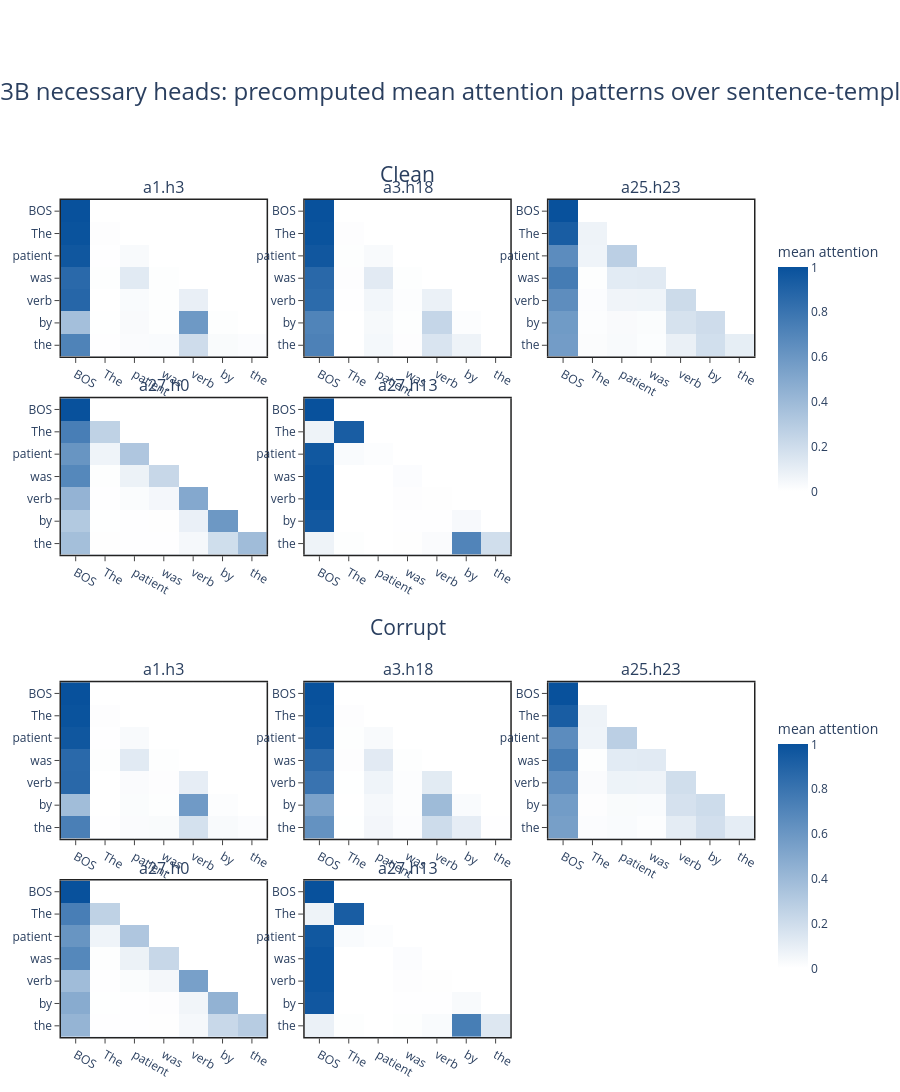

The code cell stored with this chart in its notebook:
### Markdown cell above
## Attention Pattern Analysis For Necessary Heads

Load precomputed attention patterns for necessary heads. This notebook does not run the model for this section; generate or refresh the CSV on a GPU with `sbatch jobs/job.sh`. Rows are query positions and columns are key positions in the sentence template `The [patient] was [verb p.p] by the `.

### Code cell
SENTENCE_POSITION_ORDER = ["BOS", "The", "patient", "was", "verb", "by", "the"]
MODEL_DISPLAY_NAME = {
    "gpt2": "GPT-2",
    "meta-llama_Llama-3.2-3B": "Llama-3.2-3B",
    "Qwen_Qwen3-4B": "Qwen3-4B",
    "google_gemma-3-4b-pt": "Gemma-3-4B-PT",
}.get(MODEL_SLUG, MODEL_SLUG)


def latest_attention_pattern_file(model_slug: str = MODEL_SLUG):
    candidates = sorted(
        [*RESULTS_ROOT.glob("necessary_attention_patterns_*"), *RESULTS_ROOT.glob("necessary_circuit_diagnostics_*")],
        key=lambda path: path.stat().st_mtime,
    )
    for directory in reversed(candidates):
        attention_path = directory / "attention_pattern_summary.csv"
        if not attention_path.exists():
            continue
        try:
            slugs = set(pd.read_csv(attention_path, usecols=["model_slug"])["model_slug"].dropna().astype(str).unique())
        except Exception:
            continue
        if model_slug in slugs:
            return attention_path
    return None


attention_pattern_path = latest_attention_pattern_file()
if attention_pattern_path is None:
    attention_pattern_summary = pd.DataFrame()
    display(Markdown(
        "No precomputed attention-pattern CSV found for this model. Run "
        "`sbatch jobs/job.sh` from the repository root, then rerun this cell."
    ))
else:
    attention_pattern_summary = filter_slot(pd.read_csv(attention_pattern_path))
    necessary_heads = sorted(
        component_summary.loc[component_summary["component_type"] == "attn", "component"].dropna().astype(str).unique().tolist(),
        key=component_sort_key,
    )
    available_heads = [
        head for head in necessary_heads
        if head in set(attention_pattern_summary["component"].dropna().astype(str))
    ]
    if attention_pattern_summary.empty or not available_heads:
        display(Markdown(
            f"`{attention_pattern_path}` exists, but it has no rows for the selected slot "
            f"`{MODEL_SLUG}` / seed `{SEED}` / budget `{slot_row['selected_budget']}`. "
            "Regenerate it with `sbatch jobs/job.sh`."
        ))
    else:
        display(pd.DataFrame([{
            "attention_pattern_path": str(attention_pattern_path),
            "rows": len(attention_pattern_summary),
            "heads": len(available_heads),
        }]))

        heads_per_condition_row = 3
        condition_blocks = [
            ("clean", "Clean", "coloraxis"),
            ("corrupt", "Corrupt", "coloraxis2"),
        ]
        head_rows = int(np.ceil(len(available_heads) / heads_per_condition_row))
        spacer_rows = 1
        total_rows = head_rows * len(condition_blocks) + spacer_rows
        total_cols = heads_per_condition_row
        spacer_row = head_rows + 1
        row_heights = [1.0] * head_rows + [0.28] + [1.0] * head_rows

        subplot_titles = []
        for block_index, (_condition, _label, _coloraxis) in enumerate(condition_blocks):
            if block_index == 1:
                subplot_titles.extend([""] * heads_per_condition_row)
            for row_index in range(head_rows):
                row_heads = available_heads[
                    row_index * heads_per_condition_row : (row_index + 1) * heads_per_condition_row
                ]
                subplot_titles.extend([*row_heads, *([""] * (heads_per_condition_row - len(row_heads)))])

        pattern_fig = make_subplots(
            rows=total_rows,
            cols=total_cols,
            subplot_titles=subplot_titles,
            row_heights=row_heights,
            horizontal_spacing=0.055,
            vertical_spacing=0.05,
        )

        for head_index, component in enumerate(available_heads):
            head_row_index = head_index // heads_per_condition_row + 1
            col_index = head_index % heads_per_condition_row + 1
            for block_index, (condition, condition_label, coloraxis_name) in enumerate(condition_blocks):
                row_index = head_row_index if block_index == 0 else spacer_row + head_row_index
                matrix = (
                    attention_pattern_summary[
                        (attention_pattern_summary["component"].astype(str) == component)
                        & (attention_pattern_summary["condition"].astype(str) == condition)
                    ]
                    .pivot(index="query_token", columns="key_token", values="attention_mass_mean")
                    .reindex(index=SENTENCE_POSITION_ORDER, columns=SENTENCE_POSITION_ORDER)
                )
                pattern_fig.add_trace(
                    go.Heatmap(
                        z=matrix.to_numpy(),
                        x=matrix.columns.tolist(),
                        y=matrix.index.tolist(),
                        coloraxis=coloraxis_name,
                        hovertemplate=(
                            "condition=" + condition_label + "<br>"
                            "head=" + component + "<br>"
                            "query=%{y}<br>key=%{x}<br>attention=%{z:.4f}<extra></extra>"
                        ),
                    ),
                    row=row_index,
                    col=col_index,
                )
                pattern_fig.update_xaxes(
                    categoryorder="array",
                    categoryarray=SENTENCE_POSITION_ORDER,
                    showline=True,
                    mirror=True,
                    linewidth=1.5,
                    linecolor="#222222",
                    ticks="outside",
                    row=row_index,
                    col=col_index,
                )
                pattern_fig.update_yaxes(
                    categoryorder="array",
                    categoryarray=SENTENCE_POSITION_ORDER,
                    autorange="reversed",
                    showline=True,
                    mirror=True,
                    linewidth=1.5,
                    linecolor="#222222",
                    ticks="outside",
                    row=row_index,
                    col=col_index,
                )

        pattern_height = max(260 * (head_rows * len(condition_blocks)) + 300, 1180)
        pattern_fig.update_layout(
            title=dict(
                text=f"{MODEL_DISPLAY_NAME} necessary heads: precomputed mean attention patterns over sentence-template tokens",
                x=0.5,
                xanchor="center",
                font=dict(size=24),
            ),
            coloraxis=dict(
                colorscale=WHITE_BLUE_SCALE,
                cmin=0.0,
                cmax=1.0,
                colorbar=dict(title="mean attention", x=1.02, y=0.80, len=0.32),
            ),
            coloraxis2=dict(
                colorscale=WHITE_BLUE_SCALE,
                cmin=0.0,
                cmax=1.0,
                colorbar=dict(title="mean attention", x=1.02, y=0.23, len=0.32),
            ),
            height=pattern_height,
            margin=dict(l=55, r=110, t=200, b=45),
        )
        pattern_fig.add_annotation(
            text="Clean",
            x=0.5,
            y=1.05,
            xref="paper",
            yref="paper",
            showarrow=False,
            font=dict(size=21),
        )
        pattern_fig.add_annotation(
            text="Corrupt",
            x=0.5,
            y=0.49,
            xref="paper",
            yref="paper",
            showarrow=False,
            font=dict(size=21),
        )
        display(pattern_fig)
        display(attention_pattern_summary)

# Preserve the model-specific name used elsewhere during ad hoc notebook work.
globals()[f"{MODEL_SLUG.split('/')[-1].replace('-', '_').replace('.', '_')}_attention_pattern_summary"] = attention_pattern_summary

### Figure 1 — Plotly figure (JSON) as saved in the notebook; plotly's stock layout.template omitted (floating-point values rounded to 4 significant figures)
{"data": [{"coloraxis": "coloraxis", "hovertemplate": "condition=Clean<br>head=a1.h3<br>query=%{y}<br>key=%{x}<br>attention=%{z:.4f}<extra></extra>", "type": "heatmap", "x": ["BOS", "The", "patient", "was", "verb", "by", "the"], "xaxis": "x", "y": ["BOS", "The", "patient", "was", "verb", "by", "the"], "yaxis": "y", "z": [[1.0, 0.0, 0.0, 0.0, 0.0, 0.0, 0.0], [0.9912, 0.008778, 0.0, 0.0, 0.0, 0.0, 0.0], [0.9674, 0.004934, 0.02763, 0.0, 0.0, 0.0, 0.0], [0.8619, 0.008092, 0.1221, 0.00786, 0.0, 0.0, 0.0], [0.8793, 0.001339, 0.02256, 0.007216, 0.08955, 0.0, 0.0], [0.3683, 0.002068, 0.02622, 0.008062, 0.5882, 0.007212, 0.0], [0.7127, 0.004704, 0.02024, 0.02241, 0.1994, 0.0258, 0.01473]]}, {"coloraxis": "coloraxis2", "hovertemplate": "condition=Corrupt<br>head=a1.h3<br>query=%{y}<br>key=%{x}<br>attention=%{z:.4f}<extra></extra>", "type": "heatmap", "x": ["BOS", "The", "patient", "was", "verb", "by", "the"], "xaxis": "x10", "y": ["BOS", "The", "patient", "was", "verb", "by", "the"], "yaxis": "y10", "z": [[1.0, 0.0, 0.0, 0.0, 0.0, 0.0, 0.0], [0.9912, 0.008778, 0.0, 0.0, 0.0, 0.0, 0.0], [0.9674, 0.004934, 0.02763, 0.0, 0.0, 0.0, 0.0], [0.8619, 0.008092, 0.1221, 0.00786, 0.0, 0.0, 0.0], [0.8674, 0.001428, 0.02156, 0.008904, 0.1007, 0.0, 0.0], [0.3799, 0.001924, 0.01949, 0.008555, 0.58, 0.01014, 0.0], [0.7331, 0.004995, 0.0215, 0.02525, 0.1729, 0.02774, 0.01454]]}, {"coloraxis": "coloraxis", "hovertemplate": "condition=Clean<br>head=a3.h18<br>query=%{y}<br>key=%{x}<br>attention=%{z:.4f}<extra></extra>", "type": "heatmap", "x": ["BOS", "The", "patient", "was", "verb", "by", "the"], "xaxis": "x2", "y": ["BOS", "The", "patient", "was", "verb", "by", "the"], "yaxis": "y2", "z": [[1.0, 0.0, 0.0, 0.0, 0.0, 0.0, 0.0], [0.9906, 0.009363, 0.0, 0.0, 0.0, 0.0, 0.0], [0.9647, 0.008601, 0.0267, 0.0, 0.0, 0.0, 0.0], [0.8662, 0.009631, 0.1178, 0.006358, 0.0, 0.0, 0.0], [0.8529, 0.002927, 0.05349, 0.01038, 0.08029, 0.0, 0.0], [0.7094, 0.001401, 0.03696, 0.00818, 0.2332, 0.01085, 0.0], [0.7226, 0.001859, 0.04304, 0.009853, 0.1532, 0.0674, 0.001958]]}, {"coloraxis": "coloraxis2", "hovertemplate": "condition=Corrupt<br>head=a3.h18<br>query=%{y}<br>key=%{x}<br>attention=%{z:.4f}<extra></extra>", "type": "heatmap", "x": ["BOS", "The", "patient", "was", "verb", "by", "the"], "xaxis": "x11", "y": ["BOS", "The", "patient", "was", "verb", "by", "the"], "yaxis": "y11", "z": [[1.0, 0.0, 0.0, 0.0, 0.0, 0.0, 0.0], [0.9906, 0.009363, 0.0, 0.0, 0.0, 0.0, 0.0], [0.9647, 0.008601, 0.0267, 0.0, 0.0, 0.0, 0.0], [0.8662, 0.009631, 0.1178, 0.006358, 0.0, 0.0, 0.0], [0.8029, 0.002595, 0.06433, 0.0138, 0.1164, 0.0, 0.0], [0.5338, 0.001488, 0.04019, 0.0111, 0.391, 0.02238, 0.0], [0.6262, 0.00213, 0.04978, 0.01463, 0.2024, 0.1013, 0.003593]]}, {"coloraxis": "coloraxis", "hovertemplate": "condition=Clean<br>head=a25.h23<br>query=%{y}<br>key=%{x}<br>attention=%{z:.4f}<extra></extra>", "type": "heatmap", "x": ["BOS", "The", "patient", "was", "verb", "by", "the"], "xaxis": "x3", "y": ["BOS", "The", "patient", "was", "verb", "by", "the"], "yaxis": "y3", "z": [[1.0, 0.0, 0.0, 0.0, 0.0, 0.0, 0.0], [0.9297, 0.07032, 0.0, 0.0, 0.0, 0.0, 0.0], [0.6605, 0.06364, 0.2758, 0.0, 0.0, 0.0, 0.0], [0.7535, 0.00826, 0.1161, 0.1222, 0.0, 0.0, 0.0], [0.6527, 0.01509, 0.06057, 0.06439, 0.2073, 0.0, 0.0], [0.5776, 0.01138, 0.02626, 0.01876, 0.1674, 0.1986, 0.0], [0.5683, 0.01647, 0.02954, 0.01426, 0.0868, 0.1847, 0.09995]]}, {"coloraxis": "coloraxis2", "hovertemplate": "condition=Corrupt<br>head=a25.h23<br>query=%{y}<br>key=%{x}<br>attention=%{z:.4f}<extra></extra>", "type": "heatmap", "x": ["BOS", "The", "patient", "was", "verb", "by", "the"], "xaxis": "x12", "y": ["BOS", "The", "patient", "was", "verb", "by", "the"], "yaxis": "y12", "z": [[1.0, 0.0, 0.0, 0.0, 0.0, 0.0, 0.0], [0.9297, 0.07032, 0.0, 0.0, 0.0, 0.0, 0.0], [0.6605, 0.06364, 0.2758, 0.0, 0.0, 0.0, 0.0], [0.7535, 0.00826, 0.1161, 0.1222, 0.0, 0.0, 0.0], [0.6491, 0.02126, 0.07157, 0.06982, 0.1883, 0.0, 0.0], [0.569, 0.009732, 0.02555, 0.02234, 0.17, 0.2033, 0.0], [0.5513, 0.01463, 0.02484, 0.0141, 0.1083, 0.1813, 0.1055]]}, {"coloraxis": "coloraxis", "hovertemplate": "condition=Clean<br>head=a27.h0<br>query=%{y}<br>key=%{x}<br>attention=%{z:.4f}<extra></extra>", "type": "heatmap", "x": ["BOS", "The", "patient", "was", "verb", "by", "the"], "xaxis": "x4", "y": ["BOS", "The", "patient", "was", "verb", "by", "the"], "yaxis": "y4", "z": [[1.0, 0.0, 0.0, 0.0, 0.0, 0.0, 0.0], [0.7411, 0.2589, 0.0, 0.0, 0.0, 0.0, 0.0], [0.6115, 0.06305, 0.3254, 0.0, 0.0, 0.0, 0.0], [0.6864, 0.008498, 0.07728, 0.2278, 0.0, 0.0, 0.0], [0.4342, 0.004778, 0.01863, 0.0445, 0.4979, 0.0, 0.0], [0.3109, 0.00239, 0.00368, 0.005544, 0.08524, 0.5923, 0.0], [0.3703, 0.005804, 0.003808, 0.003637, 0.03984, 0.1923, 0.3843]]}, {"coloraxis": "coloraxis2", "hovertemplate": "condition=Corrupt<br>head=a27.h0<br>query=%{y}<br>key=%{x}<br>attention=%{z:.4f}<extra></extra>", "type": "heatmap", "x": ["BOS", "The", "patient", "was", "verb", "by", "the"], "xaxis": "x13", "y": ["BOS", "The", "patient", "was", "verb", "by", "the"], "yaxis": "y13", "z": [[1.0, 0.0, 0.0, 0.0, 0.0, 0.0, 0.0], [0.7411, 0.2589, 0.0, 0.0, 0.0, 0.0, 0.0], [0.6115, 0.06305, 0.3254, 0.0, 0.0, 0.0, 0.0], [0.6864, 0.008498, 0.07728, 0.2278, 0.0, 0.0, 0.0], [0.3848, 0.005035, 0.01855, 0.04577, 0.5458, 0.0, 0.0], [0.4828, 0.00274, 0.004406, 0.00889, 0.05818, 0.443, 0.0], [0.4297, 0.004989, 0.004265, 0.005356, 0.03949, 0.2244, 0.2918]]}, {"coloraxis": "coloraxis", "hovertemplate": "condition=Clean<br>head=a27.h13<br>query=%{y}<br>key=%{x}<br>attention=%{z:.4f}<extra></extra>", "type": "heatmap", "x": ["BOS", "The", "patient", "was", "verb", "by", "the"], "xaxis": "x5", "y": ["BOS", "The", "patient", "was", "verb", "by", "the"], "yaxis": "y5", "z": [[1.0, 0.0, 0.0, 0.0, 0.0, 0.0, 0.0], [0.06991, 0.9301, 0.0, 0.0, 0.0, 0.0, 0.0], [0.9625, 0.02485, 0.01268, 0.0, 0.0, 0.0, 0.0], [0.9824, 0.001789, 0.001097, 0.01472, 0.0, 0.0, 0.0], [0.9834, 0.001495, 0.0006422, 0.009214, 0.005269, 0.0, 0.0], [0.9575, 0.001753, 0.0004115, 0.004447, 0.002891, 0.03299, 0.0], [0.06722, 0.007709, 0.0007528, 0.005744, 0.02216, 0.7051, 0.1913]]}, {"coloraxis": "coloraxis2", "hovertemplate": "condition=Corrupt<br>head=a27.h13<br>query=%{y}<br>key=%{x}<br>attention=%{z:.4f}<extra></extra>", "type": "heatmap", "x": ["BOS", "The", "patient", "was", "verb", "by", "the"], "xaxis": "x14", "y": ["BOS", "The", "patient", "was", "verb", "by", "the"], "yaxis": "y14", "z": [[1.0, 0.0, 0.0, 0.0, 0.0, 0.0, 0.0], [0.06991, 0.9301, 0.0, 0.0, 0.0, 0.0, 0.0], [0.9625, 0.02485, 0.01268, 0.0, 0.0, 0.0, 0.0], [0.9824, 0.001789, 0.001097, 0.01472, 0.0, 0.0, 0.0], [0.9823, 0.001841, 0.0006539, 0.009614, 0.005634, 0.0, 0.0], [0.9637, 0.00171, 0.0003718, 0.003021, 0.003052, 0.02817, 0.0], [0.08102, 0.006571, 0.0008466, 0.007231, 0.02379, 0.7436, 0.1369]]}], "layout": {"annotations": [{"font": {"size": 16}, "showarrow": false, "text": "a1.h3", "x": 0.1483, "xanchor": "center", "xref": "paper", "y": 1, "yanchor": "bottom", "yref": "paper"}, {"font": {"size": 16}, "showarrow": false, "text": "a3.h18", "x": 0.5, "xanchor": "center", "xref": "paper", "y": 1, "yanchor": "bottom", "yref": "paper"}, {"font": {"size": 16}, "showarrow": false, "text": "a25.h23", "x": 0.8517, "xanchor": "center", "xref": "paper", "y": 1, "yanchor": "bottom", "yref": "paper"}, {"font": {"size": 16}, "showarrow": false, "text": "a27.h0", "x": 0.1483, "xanchor": "center", "xref": "paper", "y": 0.7631, "yanchor": "bottom", "yref": "paper"}, {"font": {"size": 16}, "showarrow": false, "text": "a27.h13", "x": 0.5, "xanchor": "center", "xref": "paper", "y": 0.7631, "yanchor": "bottom", "yref": "paper"}, {"font": {"size": 16}, "showarrow": false, "text": "a1.h3", "x": 0.1483, "xanchor": "center", "xref": "paper", "y": 0.4238, "yanchor": "bottom", "yref": "paper"}, {"font": {"size": 16}, "showarrow": false, "text": "a3.h18", "x": 0.5, "xanchor": "center", "xref": "paper", "y": 0.4238, "yanchor": "bottom", "yref": "paper"}, {"font": {"size": 16}, "showarrow": false, "text": "a25.h23", "x": 0.8517, "xanchor": "center", "xref": "paper", "y": 0.4238, "yanchor": "bottom", "yref": "paper"}, {"font": {"size": 16}, "showarrow": false, "text": "a27.h0", "x": 0.1483, "xanchor": "center", "xref": "paper", "y": 0.1869, "yanchor": "bottom", "yref": "paper"}, {"font": {"size": 16}, "showarrow": false, "text": "a27.h13", "x": 0.5, "xanchor": "center", "xref": "paper", "y": 0.1869, "yanchor": "bottom", "yref": "paper"}, {"font": {"size": 21}, "showarrow": false, "text": "Clean", "x": 0.5, "xref": "paper", "y": 1.05, "yref": "paper"}, {"font": {"size": 21}, "showarrow": false, "text": "Corrupt", "x": 0.5, "xref": "paper", "y": 0.49, "yref": "paper"}], "coloraxis": {"cmax": 1, "cmin": 0, "colorbar": {"len": 0.32, "title": {"text": "mean attention"}, "x": 1.02, "y": 0.8}, "colorscale": [[0, "#ffffff"], [1, "#08519c"]]}, "coloraxis2": {"cmax": 1, "cmin": 0, "colorbar": {"len": 0.32, "title": {"text": "mean attention"}, "x": 1.02, "y": 0.23}, "colorscale": [[0, "#ffffff"], [1, "#08519c"]]}, "height": 1340, "margin": {"b": 45, "l": 55, "r": 110, "t": 200}, "title": {"font": {"size": 24}, "text": "Llama-3.2-3B necessary heads: precomputed mean attention patterns over sentence-template tokens", "x": 0.5, "xanchor": "center"}, "xaxis": {"anchor": "y", "categoryarray": ["BOS", "The", "patient", "was", "verb", "by", "the"], "categoryorder": "array", "domain": [0, 0.2967], "linecolor": "#222222", "linewidth": 1.5, "mirror": true, "showline": true, "ticks": "outside"}, "xaxis10": {"anchor": "y10", "categoryarray": ["BOS", "The", "patient", "was", "verb", "by", "the"], "categoryorder": "array", "domain": [0, 0.2967], "linecolor": "#222222", "linewidth": 1.5, "mirror": true, "showline": true, "ticks": "outside"}, "xaxis11": {"anchor": "y11", "categoryarray": ["BOS", "The", "patient", "was", "verb", "by", "the"], "categoryorder": "array", "domain": [0.3517, 0.6483], "linecolor": "#222222", "linewidth": 1.5, "mirror": true, "showline": true, "ticks": "outside"}, "xaxis12": {"anchor": "y12", "categoryarray": ["BOS", "The", "patient", "was", "verb", "by", "the"], "categoryorder": "array", "domain": [0.7033, 1], "linecolor": "#222222", "linewidth": 1.5, "mirror": true, "showline": true, "ticks": "outside"}, "xaxis13": {"anchor": "y13", "categoryarray": ["BOS", "The", "patient", "was", "verb", "by", "the"], "categoryorder": "array", "domain": [0, 0.2967], "linecolor": "#222222", "linewidth": 1.5, "mirror": true, "showline": true, "ticks": "outside"}, "xaxis14": {"anchor": "y14", "categoryarray": ["BOS", "The", "patient", "was", "verb", "by", "the"], "categoryorder": "array", "domain": [0.3517, 0.6483], "linecolor": "#222222", "linewidth": 1.5, "mirror": true, "showline": true, "ticks": "outside"}, "xaxis15": {"anchor": "y15", "domain": [0.7033, 1]}, "xaxis2": {"anchor": "y2", "categoryarray": ["BOS", "The", "patient", "was", "verb", "by", "the"], "categoryorder": "array", "domain": [0.3517, 0.6483], "linecolor": "#222222", "linewidth": 1.5, "mirror": true, "showline": true, "ticks": "outside"}, "xaxis3": {"anchor": "y3", "categoryarray": ["BOS", "The", "patient", "was", "verb", "by", "the"], "categoryorder": "array", "domain": [0.7033, 1], "linecolor": "#222222", "linewidth": 1.5, "mirror": true, "showline": true, "ticks": "outside"}, "xaxis4": {"anchor": "y4", "categoryarray": ["BOS", "The", "patient", "was", "verb", "by", "the"], "categoryorder": "array", "domain": [0, 0.2967], "linecolor": "#222222", "linewidth": 1.5, "mirror": true, "showline": true, "ticks": "outside"}, "xaxis5": {"anchor": "y5", "categoryarray": ["BOS", "The", "patient", "was", "verb", "by", "the"], "categoryorder": "array", "domain": [0.3517, 0.6483], "linecolor": "#222222", "linewidth": 1.5, "mirror": true, "showline": true, "ticks": "outside"}, "xaxis6": {"anchor": "y6", "domain": [0.7033, 1]}, "xaxis7": {"anchor": "y7", "domain": [0, 0.2967]}, "xaxis8": {"anchor": "y8", "domain": [0.3517, 0.6483]}, "xaxis9": {"anchor": "y9", "domain": [0.7033, 1]}, "yaxis": {"anchor": "x", "autorange": "reversed", "categoryarray": ["BOS", "The", "patient", "was", "verb", "by", "the"], "categoryorder": "array", "domain": [0.8131, 1], "linecolor": "#222222", "linewidth": 1.5, "mirror": true, "showline": true, "ticks": "outside"}, "yaxis10": {"anchor": "x10", "autorange": "reversed", "categoryarray": ["BOS", "The", "patient", "was", "verb", "by", "the"], "categoryorder": "array", "domain": [0.2369, 0.4238], "linecolor": "#222222", "linewidth": 1.5, "mirror": true, "showline": true, "ticks": "outside"}, "yaxis11": {"anchor": "x11", "autorange": "reversed", "categoryarray": ["BOS", "The", "patient", "was", "verb", "by", "the"], "categoryorder": "array", "domain": [0.2369, 0.4238], "linecolor": "#222222", "linewidth": 1.5, "mirror": true, "showline": true, "ticks": "outside"}, "yaxis12": {"anchor": "x12", "autorange": "reversed", "categoryarray": ["BOS", "The", "patient", "was", "verb", "by", "the"], "categoryorder": "array", "domain": [0.2369, 0.4238], "linecolor": "#222222", "linewidth": 1.5, "mirror": true, "showline": true, "ticks": "outside"}, "yaxis13": {"anchor": "x13", "autorange": "reversed", "categoryarray": ["BOS", "The", "patient", "was", "verb", "by", "the"], "categoryorder": "array", "domain": [0, 0.1869], "linecolor": "#222222", "linewidth": 1.5, "mirror": true, "showline": true, "ticks": "outside"}, "yaxis14": {"anchor": "x14", "autorange": "reversed", "categoryarray": ["BOS", "The", "patient", "was", "verb", "by", "the"], "categoryorder": "array", "domain": [0, 0.1869], "linecolor": "#222222", "linewidth": 1.5, "mirror": true, "showline": true, "ticks": "outside"}, "yaxis15": {"anchor": "x15", "domain": [0, 0.1869]}, "yaxis2": {"anchor": "x2", "autorange": "reversed", "categoryarray": ["BOS", "The", "patient", "was", "verb", "by", "the"], "categoryorder": "array", "domain": [0.8131, 1], "linecolor": "#222222", "linewidth": 1.5, "mirror": true, "showline": true, "ticks": "outside"}, "yaxis3": {"anchor": "x3", "autorange": "reversed", "categoryarray": ["BOS", "The", "patient", "was", "verb", "by", "the"], "categoryorder": "array", "domain": [0.8131, 1], "linecolor": "#222222", "linewidth": 1.5, "mirror": true, "showline": true, "ticks": "outside"}, "yaxis4": {"anchor": "x4", "autorange": "reversed", "categoryarray": ["BOS", "The", "patient", "was", "verb", "by", "the"], "categoryorder": "array", "domain": [0.5762, 0.7631], "linecolor": "#222222", "linewidth": 1.5, "mirror": true, "showline": true, "ticks": "outside"}, "yaxis5": {"anchor": "x5", "autorange": "reversed", "categoryarray": ["BOS", "The", "patient", "was", "verb", "by", "the"], "categoryorder": "array", "domain": [0.5762, 0.7631], "linecolor": "#222222", "linewidth": 1.5, "mirror": true, "showline": true, "ticks": "outside"}, "yaxis6": {"anchor": "x6", "domain": [0.5762, 0.7631]}, "yaxis7": {"anchor": "x7", "domain": [0.4738, 0.5262]}, "yaxis8": {"anchor": "x8", "domain": [0.4738, 0.5262]}, "yaxis9": {"anchor": "x9", "domain": [0.4738, 0.5262]}}}
